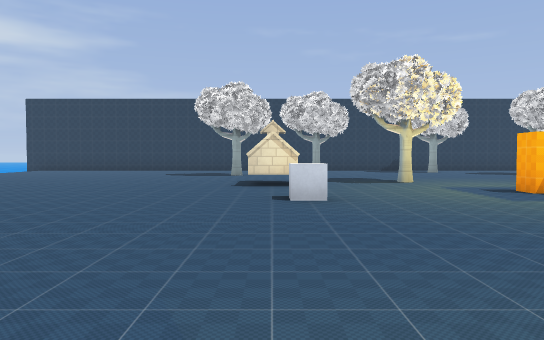
view 1 (above)

21 first-person views from a walk through a level from a Godot 3-D game. The camera is 1.2 m above the floor, tilts 2° down and sees 70° across. The floor is counted in squares, 2 m on a side. Each view is taken from the middle of a square. On the plan, view 1 faces up. The plan holds only what a view shows up to about 11 squares ahead; the rest is blank. The place goes on beyond the plan. Characters and animated objects are left out. Some surface patterns are stand-ins.

view 2
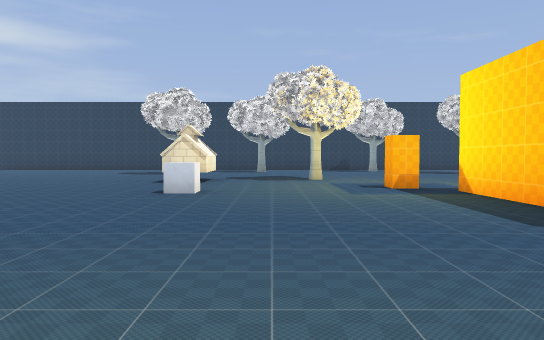

view 3
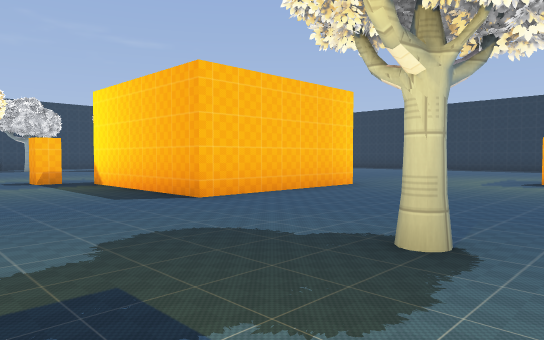

view 4
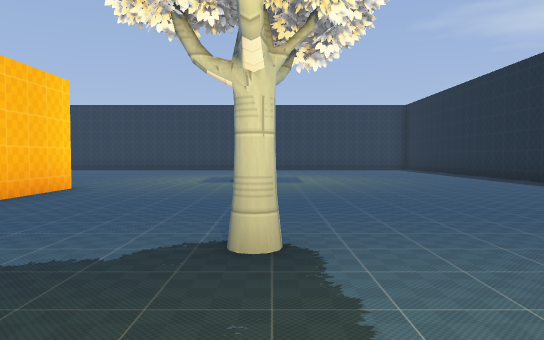

view 5
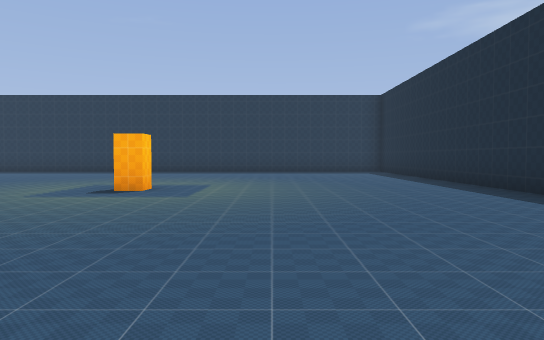

view 6
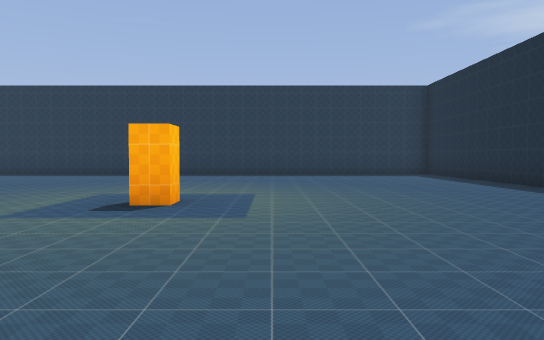

view 7
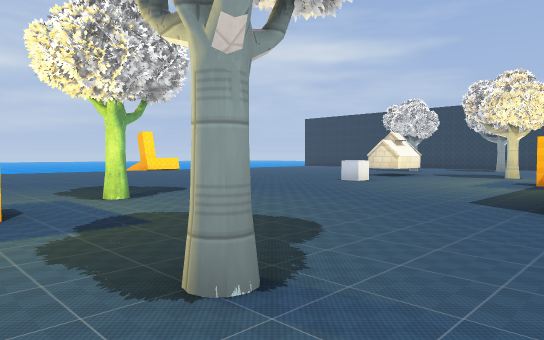

view 8
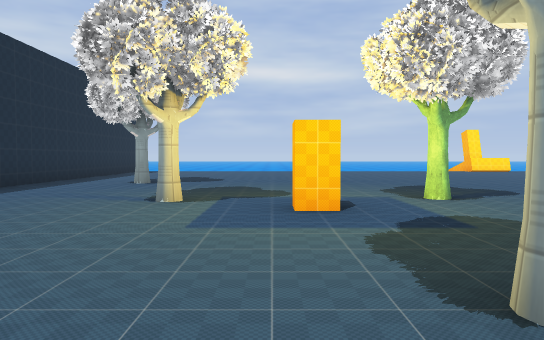

view 9
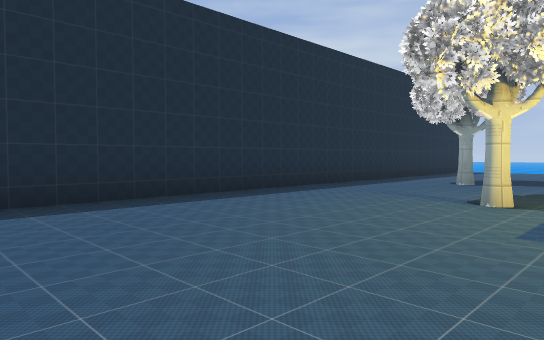

view 10
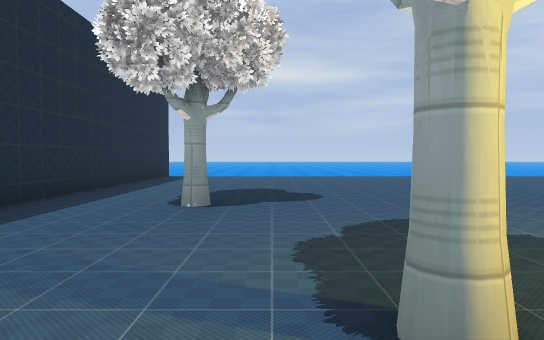

view 11
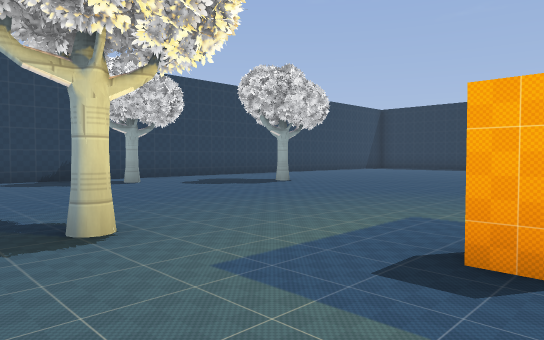

view 12
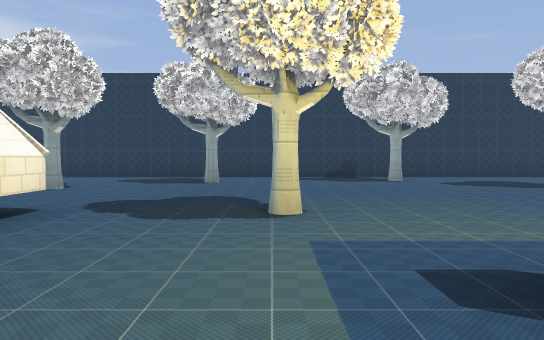

view 13
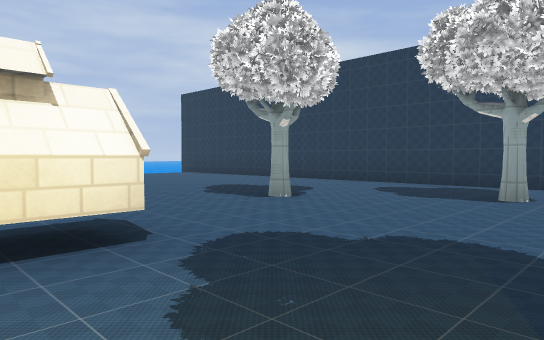

view 14
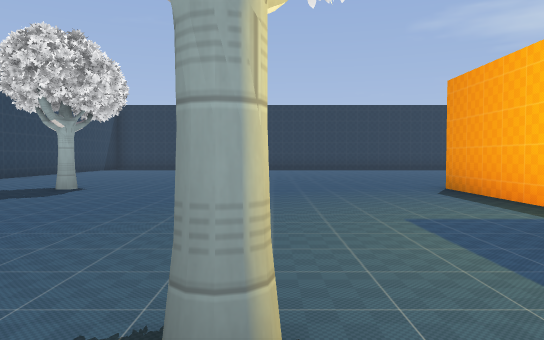

view 15
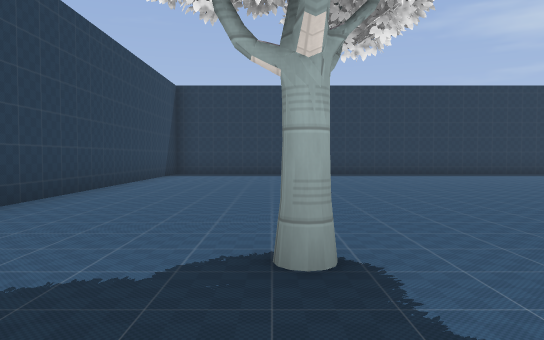

view 16
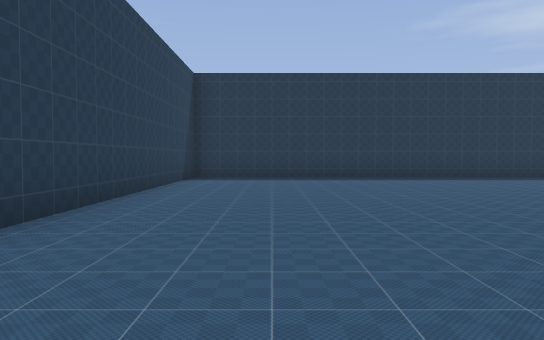

view 17
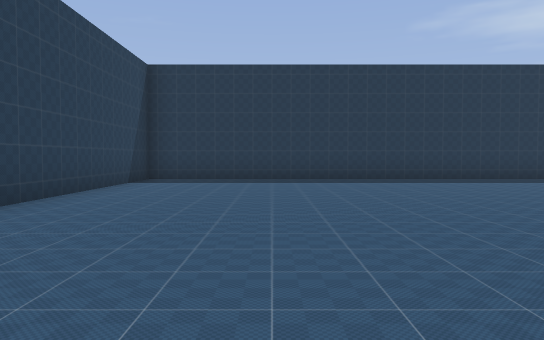

view 18
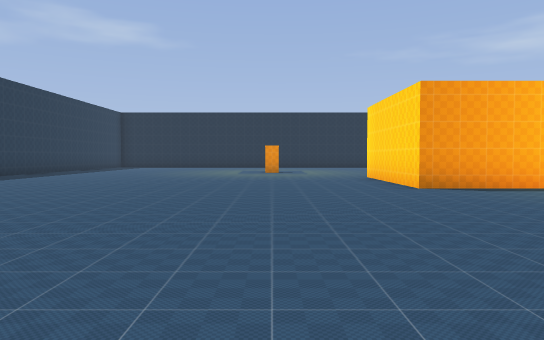

view 19
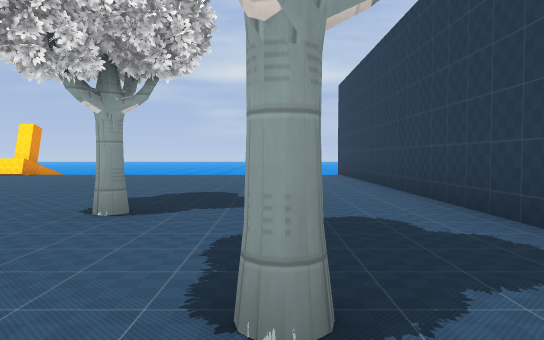

view 20
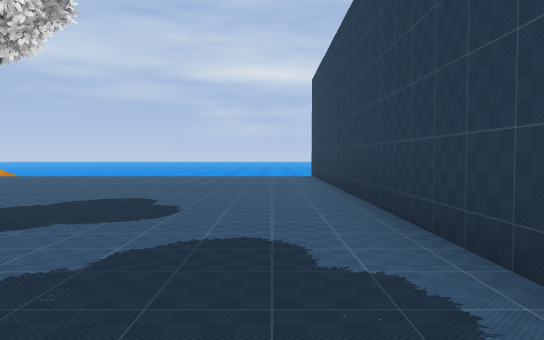

view 21
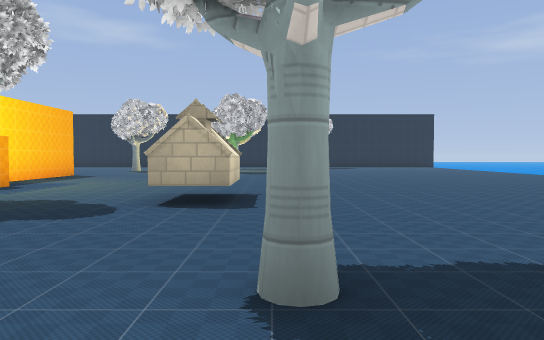

### Floor plan
Key: @ floor where view 1 was taken; # wall or solid block; . floor; P pole; B block; T tree.
Columns run from 9 left of view 1 to 21 right of it. Each row starts with its distance up from view 1.
 17 #################    ##########
 16 ..............................#
 15 ...............#..............#
 14 ...........#..................#
 13 ..................#...........#
 12 ........#.....................#
 11 ..............................#
 10 ..............................#
  9 .........#..#.................#
  8 .........#....................#
  7  ............P................#
  6   .......................... .#
  5   .............BBBB.........
  4  ..............B  B.........
  3  ..............B  B..........
  2  .  ...........BBBB..........
  1  ...........................
  0   .......@................
 -1    ......T...........P......
 -2 ..........P...#.............
 -3 ............................
 -4 ..........#.................
 -5 ............................
 -6 ......#.....................
 -7  ..............   ..........
 -8 ...............    .........
 -9 ###############     ########

Positions as (right, up) in squares from view 1, and headings:
1: (0, 0), facing up
2: (2, -1), facing up
3: (2, -3), facing up-right
4: (2, -2), facing right
5: (5, -4), facing right
6: (7, -3), facing right
7: (6, -3), facing up-left
8: (6, -3), facing left
9: (6, -3), facing down-left
10: (2, -5), facing left
11: (2, 6), facing up-right
12: (3, 5), facing up
13: (3, 8), facing up-left
14: (2, 9), facing right
15: (7, 13), facing right
16: (9, 14), facing right
17: (10, 13), facing right
18: (12, 13), facing down
19: (3, 14), facing left
20: (2, 15), facing left
21: (-1, 14), facing down
